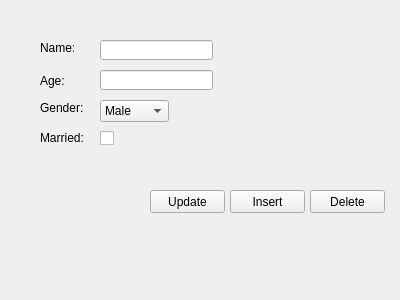
<?xml version="1.0" encoding="UTF-8"?>
<ui version="4.0">
 <class>MainWindow</class>
 <widget class="QMainWindow" name="MainWindow">
  <property name="geometry">
   <rect>
    <x>0</x>
    <y>0</y>
    <width>400</width>
    <height>300</height>
   </rect>
  </property>
  <property name="windowTitle">
   <string>MainWindow</string>
  </property>
  <widget class="QWidget" name="centralWidget">
   <widget class="QLabel" name="label">
    <property name="geometry">
     <rect>
      <x>40</x>
      <y>40</y>
      <width>51</width>
      <height>16</height>
     </rect>
    </property>
    <property name="text">
     <string>Name:</string>
    </property>
   </widget>
   <widget class="QLabel" name="label_2">
    <property name="geometry">
     <rect>
      <x>40</x>
      <y>70</y>
      <width>41</width>
      <height>21</height>
     </rect>
    </property>
    <property name="text">
     <string>Age:</string>
    </property>
   </widget>
   <widget class="QLabel" name="label_3">
    <property name="geometry">
     <rect>
      <x>40</x>
      <y>100</y>
      <width>51</width>
      <height>16</height>
     </rect>
    </property>
    <property name="text">
     <string>Gender:</string>
    </property>
   </widget>
   <widget class="QLabel" name="label_4">
    <property name="geometry">
     <rect>
      <x>40</x>
      <y>130</y>
      <width>61</width>
      <height>16</height>
     </rect>
    </property>
    <property name="text">
     <string>Married:</string>
    </property>
   </widget>
   <widget class="QCheckBox" name="married">
    <property name="geometry">
     <rect>
      <x>100</x>
      <y>130</y>
      <width>70</width>
      <height>17</height>
     </rect>
    </property>
    <property name="text">
     <string/>
    </property>
   </widget>
   <widget class="QComboBox" name="gender">
    <property name="geometry">
     <rect>
      <x>100</x>
      <y>100</y>
      <width>69</width>
      <height>22</height>
     </rect>
    </property>
    <item>
     <property name="text">
      <string>Male</string>
     </property>
    </item>
    <item>
     <property name="text">
      <string>Female</string>
     </property>
    </item>
   </widget>
   <widget class="QPushButton" name="updateButton">
    <property name="geometry">
     <rect>
      <x>150</x>
      <y>190</y>
      <width>75</width>
      <height>23</height>
     </rect>
    </property>
    <property name="text">
     <string>Update</string>
    </property>
   </widget>
   <widget class="QPushButton" name="insertButton">
    <property name="geometry">
     <rect>
      <x>230</x>
      <y>190</y>
      <width>75</width>
      <height>23</height>
     </rect>
    </property>
    <property name="text">
     <string>Insert</string>
    </property>
   </widget>
   <widget class="QPushButton" name="deleteButton">
    <property name="geometry">
     <rect>
      <x>310</x>
      <y>190</y>
      <width>75</width>
      <height>23</height>
     </rect>
    </property>
    <property name="text">
     <string>Delete</string>
    </property>
   </widget>
   <widget class="QLineEdit" name="name">
    <property name="geometry">
     <rect>
      <x>100</x>
      <y>40</y>
      <width>113</width>
      <height>20</height>
     </rect>
    </property>
   </widget>
   <widget class="QLineEdit" name="age">
    <property name="geometry">
     <rect>
      <x>100</x>
      <y>70</y>
      <width>113</width>
      <height>20</height>
     </rect>
    </property>
    <property name="inputMask">
     <string>99</string>
    </property>
   </widget>
  </widget>
 </widget>
 <layoutdefault spacing="6" margin="11"/>
 <resources/>
 <connections/>
</ui>
